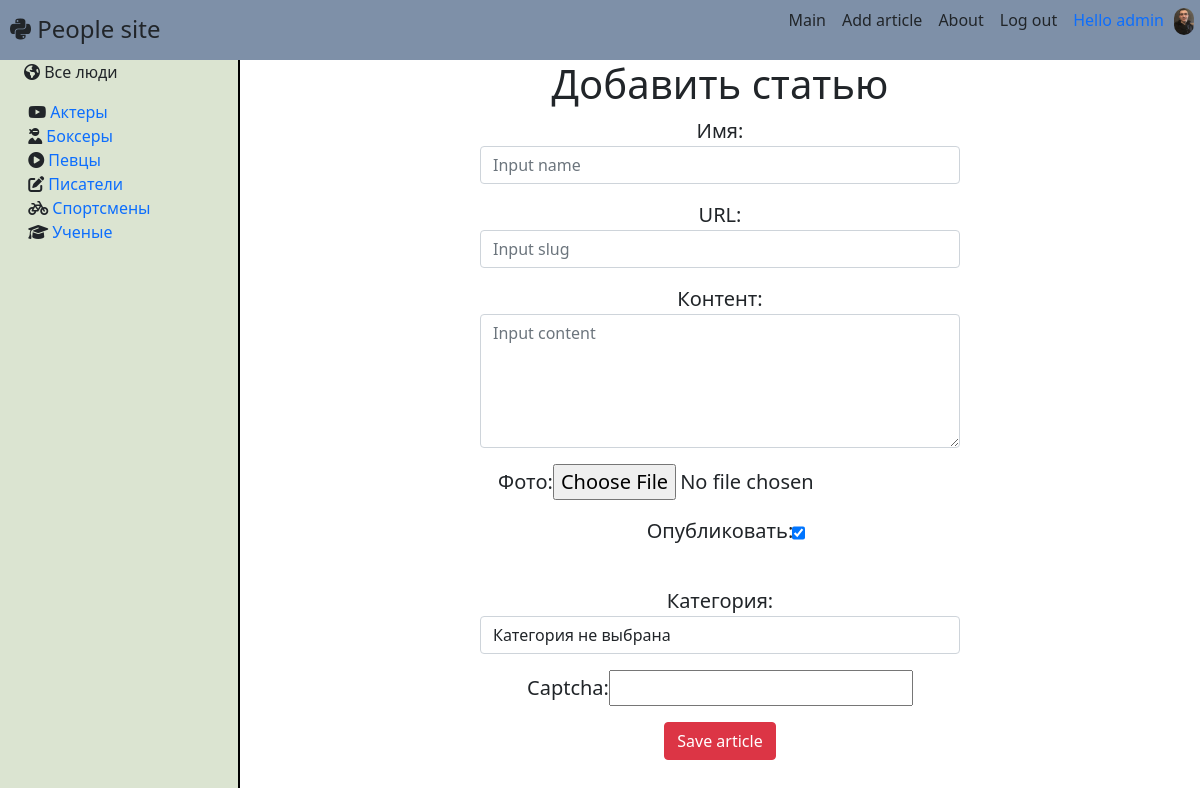
/add_article/ (signed in), run on the app's committed database.
### people/models.py (models this page shows, shortened)
class Category(models.Model):
    name = models.CharField(max_length=50, db_index=True, verbose_name='Название')
    slug = models.SlugField(max_length=50, unique=True, db_index=True, verbose_name='URL')
    logo = models.CharField(max_length=255, verbose_name='logo', null=True)
    def get_absolute_url(self):
        return reverse('category', kwargs={'cat_slug': self.slug})
    def get_html_logo(self):
        return mark_safe(f'{self.logo}')
    def __str__(self):
        return self.name
    class Meta:
        verbose_name = 'category'
        verbose_name_plural = 'categories'
        ordering = ['name']

class CustomUser(AbstractUser):
    photo = models.ImageField(upload_to='photos/%Y/%m/%d/', verbose_name='Фото', null=True)
    slug = models.SlugField(max_length=50, unique=True, db_index=True, verbose_name='URL', null=True)
    context = models.TextField(verbose_name='Краткая информация', null=True)
    birthday = models.DateTimeField(verbose_name='День рождения', null=True)
    class Meta:
        verbose_name = 'User'
        verbose_name_plural = 'Users'
    def get_absolute_url(self):
        return reverse('user_detail', kwargs={'user_slug': self.slug})

### people/views.py (the view)
# urls.py: path('add_article/', PeopleCreateView.as_view(), name='add_article'),
class PeopleCreateView(LoginRequiredMixin, DataMixin, CreateView):
    form_class = PeopleForm
    template_name = 'people/add_article.html'
    success_url = reverse_lazy('main')
    login_url = '/admin/'   # это относится к LoginRequiredMixin, если нет авторизании то идет перенаправление
    def get_context_data(self, **kwargs):
        context = super().get_context_data(**kwargs)
        c_def = self.get_user_context(title='Добавить статью')
        return dict(list(context.items()) + list(c_def.items()))

### people/forms.py (shortened to what this page needs)
class PeopleForm(ModelForm):
    captcha = CaptchaField(label='Введите текст с картинки ')
    def __init__(self, *args, **kwargs):
        super().__init__(*args, **kwargs)
        self.fields['cat'].empty_label = 'Категория не выбрана'
        self.fields['content'].label = 'Контент'
    class Meta:
        model = People
        fields = '__all__'
        widgets = {
            'title': TextInput(attrs={
                'class': 'form-control',
                'placeholder': 'Input name'
            }),
            'slug': TextInput(attrs={
                'class': 'form-control',
                'placeholder': 'Input slug'
            }),
            'content': Textarea(attrs={
                'class': 'form-control',
                'placeholder': 'Input content',
                'rows': '5',
                'cols': '45'
            }),
            'photo': FileInput(attrs={
                'type': 'file',
                'accept': 'image/*'
            }),
            'cat': Select(attrs={
                'class': 'form-control',
            }),
            'is_published': CheckboxInput(attrs={
                'class': 'form-check'
            })
        }

### people/templatetags/people_tags.py (called while the page is built)
@register.inclusion_tag('people/list_categories.html')
def show_categories(sort=None, is_selected=0):
    if not sort:
        cats = Category.objects.all()
        cats = cats.annotate(Count('people'))
    else:
        cats = Category.objects.order_by(sort)
        cats = cats.annotate(Count('people'))
    return {'cats': cats, 'is_selected': is_selected}

### people/utils.py (called while the page is built)
    def get_user_context(self, **kwargs):
        context = kwargs
        user_menu = menu.copy()
        if not self.request.user.is_authenticated:
            user_menu.pop(1)
        context['menu'] = user_menu
        if 'is_selected' not in context:
            context['is_selected'] = 0
        return context

### people/templates/people/add_article.html (shortened to what this page needs)
{% extends 'people/base.html' %}
{% block main %}
<h1>{{ title }}</h1>
<form method="post" enctype="multipart/form-data">
    <div class="add-post">
        {% for el in form %}
        <p><label for="{{el.id_for_label}}">{{ el.label }}:</label>{{ el }}</p>
        {% endfor %}
    </div>
        <button class="btn btn-danger" type="submit">Save article</button>
</form>
{% endblock %}

### people/templates/people/base.html (shortened to what this page needs)
{% load static %}
{% load people_tags %}
<!DOCTYPE html>
<html lang="en">
<head>
    <link rel="stylesheet" href="{% static 'people/css/style.css' %}">
    <link rel="stylesheet" href="https://cdn.jsdelivr.net/npm/bootstrap@5.1.3/dist/css/bootstrap.min.css">
    </head>
<body>
<aside>
    {% show_categories 'name' is_selected %}
</aside>
<header>
    <div class="d-flex flex-column flex-md-row align-items-center mb-4">
      <a href="{% url 'main' %}" class="d-flex align-items-center text-dark text-decoration-none">
        <span class="fs-4"><i class="fa-brands fa-python"></i>  People site</span>
      </a>
      <nav class="d-inline-flex mt-2 mt-md-0 ms-md-auto">
          {% for el in menu %}
                <a class="me-3 py-2 text-dark text-decoration-none" href="{% url el.url_name %}">{{ el.title }}</a>
          {% endfor %}
          {% if not request.user.is_authenticated %}
                <a class="me-3 py-2 text-dark text-decoration-none" href="{% url 'sign_in' %}">Sign in</a>
                <a class="me-3 py-2 text-dark text-decoration-none" href="{% url 'register' %}">Register</a>
          {% else %}
                <a class="me-3 py-2 text-dark text-decoration-none" href="{% url 'logout' %}">Log out</a>
                <p class="me-3 py-2 text-dark text-decoration-none"><span class="color-username">
                    {% if user.photo %}<img id="user_photo" src="{{ user.photo.url }}" align="right">{% endif %}
                    <a href="{{ user.get_absolute_url }}">Hello {{ user.username }}</a></span>
                </p>
          {% endif %}
      </nav>
    </div>
</header>
<div class="home">
    <main>
        {% block main %}
        {% endblock %}
    </main>
</div>
</body>
</html>

### people/templates/people/list_categories.html
{% if is_selected == 0 %}
    <p><i class="fas fa-globe-americas"></i> Все люди</p>
{% else %}
    <p><i class="fas fa-globe-americas"></i><a href="{% url 'main' %}"> Все люди</a></p>
{% endif %}
<ul>
{% for el in cats %}
    {% if el.people__count > 0 %}
        {% if el.pk == is_selected %}
            <li>{{ el.get_html_logo }} {{ el.name }}</li>
        {% else %}
            <li>{{ el.get_html_logo }}<a href="{{ el.get_absolute_url }}"> {{ el.name }}</a></li>
        {% endif %}
    {% endif %}
{% endfor %}
</ul>

### people/static/people/css/style.css (style rules this page uses)
.home { height: 100%; background-color: white; }
aside { background-color: #DBE4D1; padding-top: 5%; padding-left: 2%; height: 100%; position: fixed; width: 20%; border-right: 2px solid black; }
.add-post { width: 50%; margin-left: 25%; }
.form-check { position: relative; left: 65%; top: -25px; }
body aside ul { list-style: none; position: relative; right: 13%; }
ul { list-style: none; }
body a { text-decoration: none; }
header { position: fixed; height: 7.5%; background-color: #7E90A8; width: 100%; }
main { padding-top: 5%; width: 80%; margin-left: 20%; font-size: 20px; text-align: center; float: top; }
.fs-4 { margin-left: 10px; }
.color-username { color: green; }
#user_photo { position: relative; left: 10px; width: 20px; border-radius: 10px; }

### data on the page
Category: name "Актеры"
Category: name "Боксеры"
Category: name "Певцы"
Category: name "Писатели"
Category: name "Спортсмены"
Category: name "Ученые"
CustomUser: photo (picture), username "admin"

### other printed values
{{ el.title }} "Main" "Add article" "About"
{{ title }} "Добавить статью"
{{ el.label }} "Имя" "URL" "Контент" "Фото" "Опубликовать" "Категория" "Captcha"
